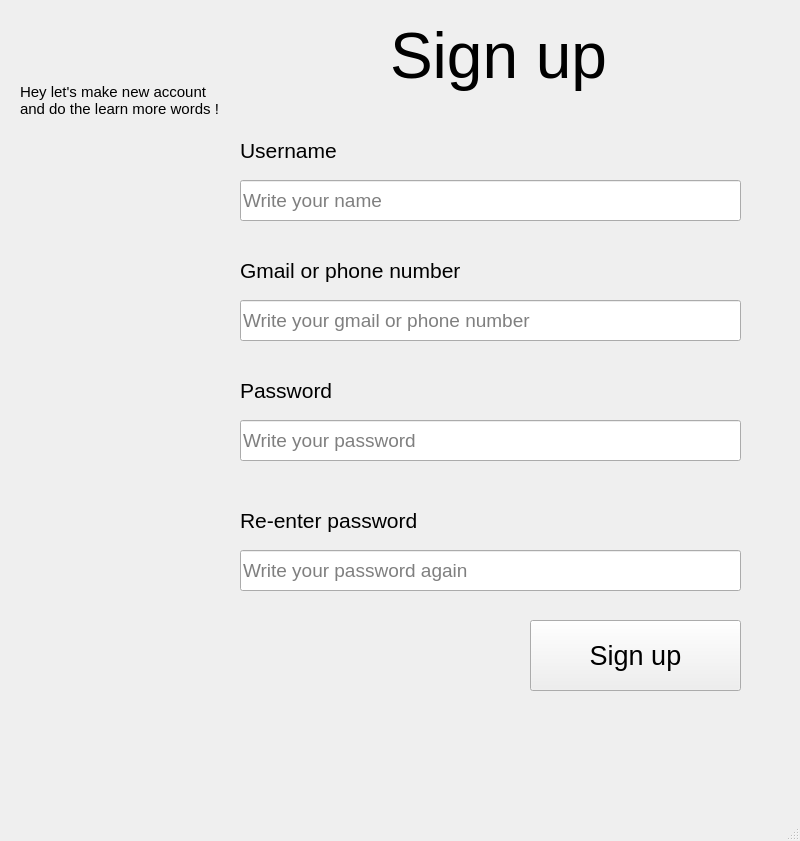
<?xml version="1.0" encoding="UTF-8"?>
<ui version="4.0">
 <class>MainWindow</class>
 <widget class="QMainWindow" name="MainWindow">
  <property name="geometry">
   <rect>
    <x>0</x>
    <y>0</y>
    <width>800</width>
    <height>841</height>
   </rect>
  </property>
  <property name="windowTitle">
   <string>MainWindow</string>
  </property>
  <widget class="QWidget" name="centralwidget">
   <widget class="QLineEdit" name="txtPassword">
    <property name="geometry">
     <rect>
      <x>240</x>
      <y>420</y>
      <width>501</width>
      <height>41</height>
     </rect>
    </property>
    <property name="font">
     <font>
      <pointsize>14</pointsize>
     </font>
    </property>
    <property name="text">
     <string/>
    </property>
    <property name="echoMode">
     <enum>QLineEdit::Password</enum>
    </property>
    <property name="placeholderText">
     <string>Write your password</string>
    </property>
   </widget>
   <widget class="QLineEdit" name="txtFullName">
    <property name="geometry">
     <rect>
      <x>240</x>
      <y>180</y>
      <width>501</width>
      <height>41</height>
     </rect>
    </property>
    <property name="font">
     <font>
      <pointsize>14</pointsize>
     </font>
    </property>
    <property name="text">
     <string/>
    </property>
    <property name="placeholderText">
     <string>Write your name</string>
    </property>
   </widget>
   <widget class="QLabel" name="label_3">
    <property name="geometry">
     <rect>
      <x>240</x>
      <y>250</y>
      <width>281</width>
      <height>41</height>
     </rect>
    </property>
    <property name="font">
     <font>
      <pointsize>16</pointsize>
     </font>
    </property>
    <property name="text">
     <string>Gmail or phone number</string>
    </property>
   </widget>
   <widget class="QLabel" name="label">
    <property name="geometry">
     <rect>
      <x>390</x>
      <y>0</y>
      <width>271</width>
      <height>111</height>
     </rect>
    </property>
    <property name="font">
     <font>
      <pointsize>48</pointsize>
     </font>
    </property>
    <property name="text">
     <string>Sign up</string>
    </property>
   </widget>
   <widget class="QPushButton" name="btn_register">
    <property name="geometry">
     <rect>
      <x>530</x>
      <y>620</y>
      <width>211</width>
      <height>71</height>
     </rect>
    </property>
    <property name="font">
     <font>
      <pointsize>20</pointsize>
     </font>
    </property>
    <property name="text">
     <string>Sign up</string>
    </property>
   </widget>
   <widget class="QLabel" name="label_7">
    <property name="geometry">
     <rect>
      <x>20</x>
      <y>70</y>
      <width>241</width>
      <height>61</height>
     </rect>
    </property>
    <property name="font">
     <font>
      <pointsize>11</pointsize>
     </font>
    </property>
    <property name="text">
     <string>Hey let's make new account 
and do the learn more words !</string>
    </property>
   </widget>
   <widget class="QLabel" name="label_6">
    <property name="geometry">
     <rect>
      <x>60</x>
      <y>130</y>
      <width>121</width>
      <height>241</height>
     </rect>
    </property>
    <property name="text">
     <string/>
    </property>
    <property name="pixmap">
     <pixmap>../PTI picture SPCK/Girl.png</pixmap>
    </property>
    <property name="scaledContents">
     <bool>true</bool>
    </property>
   </widget>
   <widget class="QLabel" name="label_2">
    <property name="geometry">
     <rect>
      <x>240</x>
      <y>130</y>
      <width>151</width>
      <height>41</height>
     </rect>
    </property>
    <property name="font">
     <font>
      <pointsize>16</pointsize>
     </font>
    </property>
    <property name="text">
     <string>Username</string>
    </property>
   </widget>
   <widget class="QLabel" name="label_4">
    <property name="geometry">
     <rect>
      <x>240</x>
      <y>370</y>
      <width>121</width>
      <height>41</height>
     </rect>
    </property>
    <property name="font">
     <font>
      <pointsize>16</pointsize>
     </font>
    </property>
    <property name="text">
     <string>Password</string>
    </property>
   </widget>
   <widget class="QLineEdit" name="txtEmail">
    <property name="geometry">
     <rect>
      <x>240</x>
      <y>300</y>
      <width>501</width>
      <height>41</height>
     </rect>
    </property>
    <property name="font">
     <font>
      <pointsize>14</pointsize>
     </font>
    </property>
    <property name="text">
     <string/>
    </property>
    <property name="placeholderText">
     <string>Write your gmail or phone number</string>
    </property>
   </widget>
   <widget class="QLabel" name="label_5">
    <property name="geometry">
     <rect>
      <x>240</x>
      <y>500</y>
      <width>241</width>
      <height>41</height>
     </rect>
    </property>
    <property name="font">
     <font>
      <pointsize>16</pointsize>
     </font>
    </property>
    <property name="text">
     <string>Re-enter password</string>
    </property>
   </widget>
   <widget class="QLineEdit" name="lineEdit_4">
    <property name="geometry">
     <rect>
      <x>240</x>
      <y>550</y>
      <width>501</width>
      <height>41</height>
     </rect>
    </property>
    <property name="font">
     <font>
      <pointsize>14</pointsize>
     </font>
    </property>
    <property name="text">
     <string/>
    </property>
    <property name="echoMode">
     <enum>QLineEdit::Password</enum>
    </property>
    <property name="placeholderText">
     <string>Write your password again</string>
    </property>
   </widget>
  </widget>
  <widget class="QMenuBar" name="menubar">
   <property name="geometry">
    <rect>
     <x>0</x>
     <y>0</y>
     <width>800</width>
     <height>26</height>
    </rect>
   </property>
  </widget>
  <widget class="QStatusBar" name="statusbar"/>
 </widget>
 <resources/>
 <connections/>
</ui>
